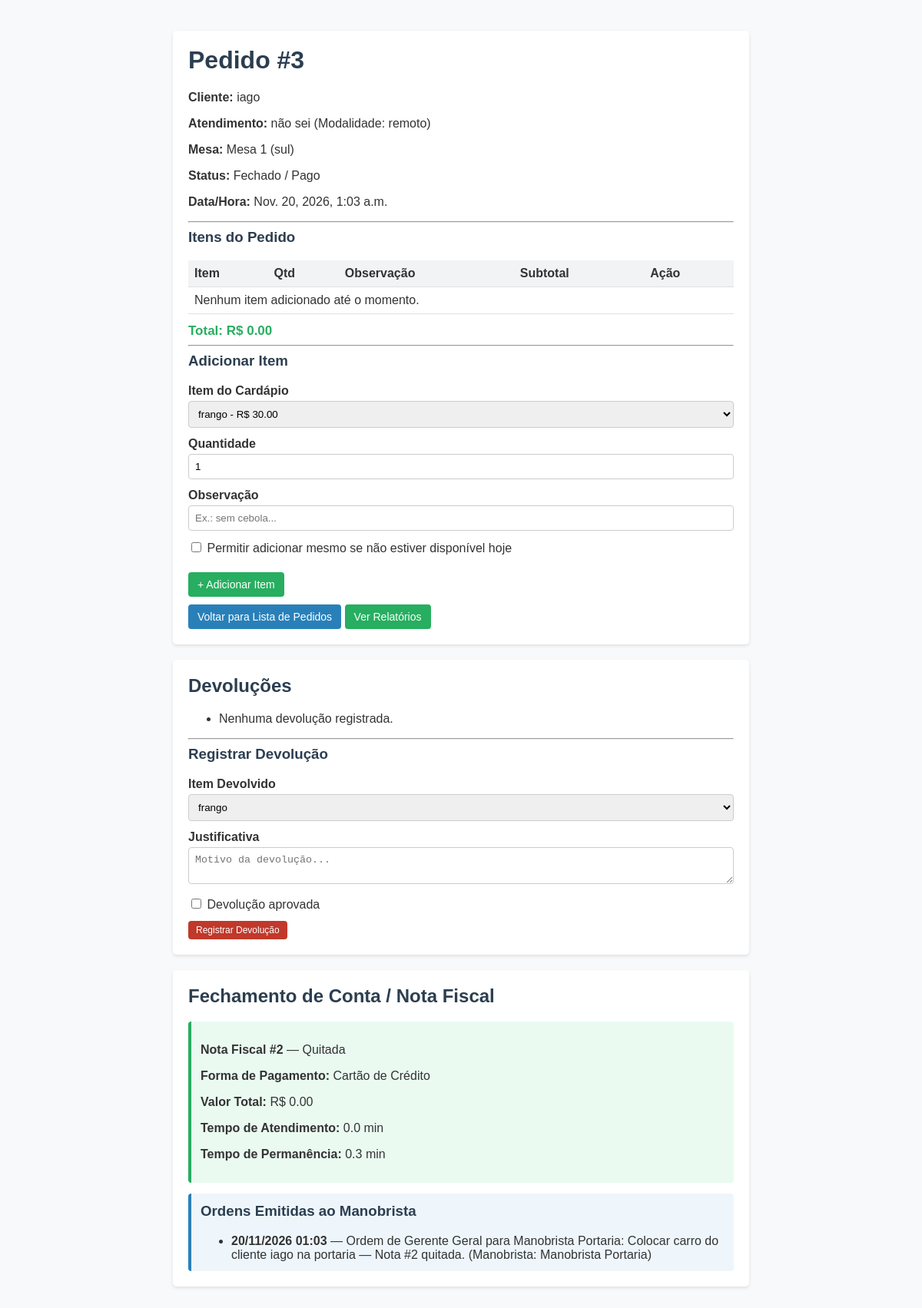
The app's page /pedidos/3/ with its own data.
### cardapio/models.py (models this page shows, shortened)
class Pedido(models.Model):
    cliente_nome = models.CharField(max_length=150)
    atendente_id = models.IntegerField(null=True, blank=True)
    tipo_atendente = models.CharField(max_length=50)
    modalidade_atendimento = models.CharField(max_length=50)
    mesa = models.ForeignKey(
        Mesa, on_delete=models.SET_NULL, null=True, blank=True, related_name="pedidos"
    )
    eh_agendado = models.BooleanField(default=False)
    data_hora_criacao = models.DateTimeField(auto_now_add=True)
    data_hora_inicio_atendimento = models.DateTimeField(null=True, blank=True)
    data_hora_agendada = models.DateTimeField(null=True, blank=True)
    status = models.CharField(max_length=50, default="Pendente")
    def verificar_bebida_acompanhando_pratos(self) -> str | None:
        itens = self.itens.select_related("item_cardapio").all()
        tem_prato = any(hasattr(item.item_cardapio, "prato") for item in itens)
        tem_bebida = any(hasattr(item.item_cardapio, "bebida") for item in itens)
        if tem_prato and not tem_bebida:
            return "Atenção: este pedido contém prato(s) sem bebida acompanhando."
        return None
    def calcular_total(self) -> float:
        total = sum(item.calcular_subtotal() for item in self.itens.all())
        return float(total)

class Mesa(models.Model):
    numero = models.PositiveIntegerField(unique=True)
    regiao = models.ForeignKey(
        RegiaoSalao, on_delete=models.CASCADE, related_name="mesas"
    )
    capacidade = models.PositiveIntegerField(default=4)
    garcom_responsavel_nome = models.CharField(max_length=120, blank=True)
    ocupada = models.BooleanField(default=False)

class RegiaoSalao(models.Model):
    nome = models.CharField(max_length=100, unique=True)
    descricao = models.TextField(blank=True)
    def __str__(self):
        return self.nome

class NotaFiscal(models.Model):
    FORMA_PAGAMENTO_CHOICES = [
        ("CARTAO", "Cartão de Crédito"),
        ("CHEQUE", "Cheque"),
        ("DINHEIRO", "Dinheiro em Espécie"),
    ]
    pedido = models.OneToOneField(
        Pedido,
        on_delete=models.CASCADE,
        related_name="nota_fiscal",
    )
    forma_pagamento = models.CharField(max_length=20, choices=FORMA_PAGAMENTO_CHOICES)
    valor_total = models.DecimalField(max_digits=10, decimal_places=2)
    hora_chegada = models.DateTimeField()
    hora_atendimento = models.DateTimeField()
    hora_saida = models.DateTimeField(default=timezone.now)
    quitada = models.BooleanField(default=False)
    def calcular_permanencia_minutos(self) -> float:
        delta = self.hora_saida - self.hora_chegada
        return max(0.0, delta.total_seconds() / 60.0)
    def calcular_tempo_atendimento_minutos(self) -> float:
        delta = self.hora_atendimento - self.hora_chegada
        return max(0.0, delta.total_seconds() / 60.0)

class OrdemGerente(models.Model):
    gerente_nome = models.CharField(max_length=120)
    manobrista_nome = models.CharField(max_length=120)
    cliente_nome = models.CharField(max_length=120)
    descricao_ordem = models.CharField(
        max_length=255, default="Colocar carro do cliente na portaria"
    )
    criada_em = models.DateTimeField(auto_now_add=True)
    concluida = models.BooleanField(default=False)

### cardapio/views.py (the view)
# urls.py: path('pedidos/<int:pk>/', views.detalhe_pedido, name='detalhe_pedido'),
def detalhe_pedido(request, pk):
    pedido = get_object_or_404(Pedido.objects.select_related("mesa", "mesa__regiao"), pk=pk)
    itens_cardapio = ItemCardapio.objects.order_by("nome")
    itens_pedido = pedido.itens.select_related("item_cardapio").all()
    devolucoes = pedido.devolucoes.select_related("item_cardapio").order_by("-data_hora")
    nota = getattr(pedido, "nota_fiscal", None)
    alerta_bebida = pedido.verificar_bebida_acompanhando_pratos()
    ordens_recentes = OrdemGerente.objects.filter(cliente_nome=pedido.cliente_nome).order_by("-criada_em")[:3]
    return render(
        request,
        "pedidos/detalhe_pedido.html",
        {
            "pedido": pedido,
            "itens_cardapio": itens_cardapio,
            "itens_pedido": itens_pedido,
            "devolucoes": devolucoes,
            "nota": nota,
            "total_pedido": pedido.calcular_total(),
            "alerta_bebida": alerta_bebida,
            "ordens_recentes": ordens_recentes,
        },
    )

### cardapio/templates/pedidos/detalhe_pedido.html (shortened to what this page needs)
<!DOCTYPE html>
<html lang="pt-br">
<head>
</head>
<body>
<div class="container">
    <div class="card">
        <h1>Pedido #{{ pedido.id }}</h1>
        <p><strong>Cliente:</strong> {{ pedido.cliente_nome }}</p>
        <p><strong>Atendimento:</strong> {{ pedido.tipo_atendente }} (Modalidade: {{ pedido.modalidade_atendimento }})</p>
        <p>
            <strong>Mesa:</strong>
            {% if pedido.mesa %}
                Mesa {{ pedido.mesa.numero }} ({{ pedido.mesa.regiao }})
            {% else %}
                Sem mesa vinculada
            {% endif %}
        </p>
        <p><strong>Status:</strong> {{ pedido.status }}</p>
        <p><strong>Data/Hora:</strong> {{ pedido.data_hora_criacao }}</p>
        <hr>
        <h3>Itens do Pedido</h3>
        <table>
            <thead>
                <tr>
                    <th>Item</th>
                    <th>Qtd</th>
                    <th>Observação</th>
                    <th>Subtotal</th>
                    <th>Ação</th>
                </tr>
            </thead>
            <tbody>
                {% for item_ped in itens_pedido %}
                <tr>
                    <td>{{ item_ped.item_cardapio.nome }}</td>
                    <td>{{ item_ped.quantidade }}</td>
                    <td>{{ item_ped.observacao|default:"-" }}</td>
                    <td>R$ {{ item_ped.calcular_subtotal|floatformat:2 }}</td>
                    <td>
                        <form method="post" action="{% url 'remover_item_pedido' pedido.pk item_ped.id %}" style="display:inline;">
                            {% csrf_token %}
                            <button type="submit" class="btn btn-vermelho">Remover</button>
                        </form>
                    </td>
                </tr>
                {% empty %}
                <tr>
                    <td colspan="5">Nenhum item adicionado até o momento.</td>
                </tr>
                {% endfor %}
            </tbody>
        </table>
        <div class="total-box">Total: R$ {{ total_pedido|floatformat:2 }}</div>
        <hr>
        <h3>Adicionar Item</h3>
        <form method="post" action="{% url 'adicionar_item_pedido' pedido.pk %}">
            <div class="campo">
                <label for="item_cardapio_id">Item do Cardápio</label>
                <select name="item_cardapio_id" id="item_cardapio_id" required>
                    {% for item in itens_cardapio %}
                        <option value="{{ item.id }}">{{ item.nome }} - R$ {{ item.preco }}</option>
                    {% endfor %}
                </select>
            </div>
            <div class="campo">
                <label for="quantidade">Quantidade</label>
                <input type="number" name="quantidade" id="quantidade" min="1" value="1" required>
            </div>
            <div class="campo">
                <label for="observacao">Observação</label>
                <input type="text" name="observacao" id="observacao" placeholder="Ex.: sem cebola...">
            </div>
            <div class="campo">
                <label style="font-weight: normal;">
                    <input type="checkbox" name="forcar_indisponivel">
                    Permitir adicionar mesmo se não estiver disponível hoje
                </label>
            </div>
            <button type="submit" class="btn btn-verde">+ Adicionar Item</button>
        </form>
        <a href="{% url 'lista_pedidos' %}" class="btn">Voltar para Lista de Pedidos</a>
        <a href="{% url 'relatorios' %}" class="btn btn-verde">Ver Relatórios</a>
    </div>
    <div class="card">
        <h2>Devoluções</h2>
        <ul>
            {% for dev in devolucoes %}
                <li style="margin-bottom: 6px;">
                    {{ dev.obter_resumo_devolucao }} — <em>"{{ dev.justificativa }}"</em>
                </li>
            {% empty %}
                <li>Nenhuma devolução registrada.</li>
            {% endfor %}
        </ul>
        <hr>
        <h3>Registrar Devolução</h3>
        <form method="post" action="{% url 'registrar_devolucao' pedido.pk %}">
            <div class="campo">
                <label for="dev_item">Item Devolvido</label>
                <select name="item_cardapio_id" id="dev_item" required>
                    {% for item in itens_cardapio %}
                        <option value="{{ item.id }}">{{ item.nome }}</option>
                    {% endfor %}
                </select>
            </div>
            <div class="campo">
                <label for="justificativa">Justificativa</label>
                <textarea name="justificativa" id="justificativa" rows="2" required placeholder="Motivo da devolução..."></textarea>
            </div>
            <div class="campo">
                <label style="font-weight: normal;">
                    <input type="checkbox" name="aprovada"> Devolução aprovada
                </label>
            </div>
            <button type="submit" class="btn btn-vermelho">Registrar Devolução</button>
        </form>
    </div>
    <div class="card">
        <h2>Fechamento de Conta / Nota Fiscal</h2>
        {% if nota %}
            <div class="nota-box">
                <p><strong>Nota Fiscal #{{ nota.id }}</strong> — {% if nota.quitada %}Quitada{% else %}Pendente{% endif %}</p>
                <p><strong>Forma de Pagamento:</strong> {{ nota.get_forma_pagamento_display }}</p>
                <p><strong>Valor Total:</strong> R$ {{ nota.valor_total|floatformat:2 }}</p>
                <p><strong>Tempo de Atendimento:</strong> {{ nota.calcular_tempo_atendimento_minutos|floatformat:1 }} min</p>
                <p><strong>Tempo de Permanência:</strong> {{ nota.calcular_permanencia_minutos|floatformat:1 }} min</p>
            </div>
        {% endif %}
        {% if ordens_recentes %}
            <div class="ordem-box">
                <h3>Ordens Emitidas ao Manobrista</h3>
                <ul style="margin-bottom: 0;">
                    {% for ordem in ordens_recentes %}
                        <li>
                            <strong>{{ ordem.criada_em|date:"d/m/Y H:i" }}</strong> —
                            {{ ordem.descricao_ordem }} (Manobrista: {{ ordem.manobrista_nome }})
                        </li>
                    {% endfor %}
                </ul>
            </div>
        {% endif %}
    </div>
</div>
</body>
</html>

### cardapio/templates/pedidos/detalhe_pedido.html (style rules this page uses)
body { font-family: Arial, sans-serif; margin: 40px; background-color: #f8f9fa; color: #333; }
.container { max-width: 750px; margin: auto; }
.card { background: white; padding: 20px; border-radius: 5px; box-shadow: 0 2px 4px rgba(0,0,0,0.1); margin-bottom: 20px; }
h1, h2, h3 { color: #2c3e50; margin-top: 0; }
table { width: 100%; border-collapse: collapse; margin-top: 10px; }
th, td { padding: 8px; border-bottom: 1px solid #e0e0e0; text-align: left; }
th { background-color: #f1f3f5; }
.btn { display: inline-block; padding: 8px 12px; background: #2980b9; color: white; text-decoration: none; border: none; border-radius: 4px; margin-top: 10px; cursor: pointer; font-size: 14px; }
.btn-verde { background: #27ae60; }
.btn-vermelho { background: #c0392b; padding: 5px 10px; font-size: 12px; margin-top: 0; }
.campo { margin-bottom: 12px; }
label { display: block; font-weight: bold; margin-bottom: 4px; }
input[type="text"], input[type="number"], select, textarea { width: 100%; padding: 8px; border: 1px solid #ccc; border-radius: 4px; box-sizing: border-box; }
.total-box { font-size: 17px; font-weight: bold; margin-top: 12px; color: #27ae60; }
.nota-box { background: #eafaf1; border-left: 4px solid #27ae60; padding: 12px; border-radius: 4px; }
.ordem-box { background: #eef6fc; border-left: 4px solid #2980b9; padding: 12px; border-radius: 4px; margin-top: 14px; }

### records on screen
Pedido: id "3", cliente_nome "iago", tipo_atendente "não sei", modalidade_atendimento "remoto", mesa.numero "1", mesa.regiao "sul", status "Fechado / Pago", data_hora_criacao "Nov. 20, 2026, 1:03 a.m."
NotaFiscal: id "2", forma_pagamento "Cartão de Crédito", valor_total "0.00", calcular_tempo_atendimento_minutos "0.0", calcular_permanencia_minutos "0.3"
OrdemGerente: criada_em "20/11/2026 01:03", descricao_ordem "Ordem de Gerente Geral para Manobrista Portaria: Colocar carro do cliente iago na portaria — Nota #2 quitada.", manobrista_nome "Manobrista Portaria"

### other values on screen
{{ total_pedido|floatformat:2 }} "0.00"
form field item_cardapio_id "frango - R$ 30.00"
form field item_cardapio_id "frango"
